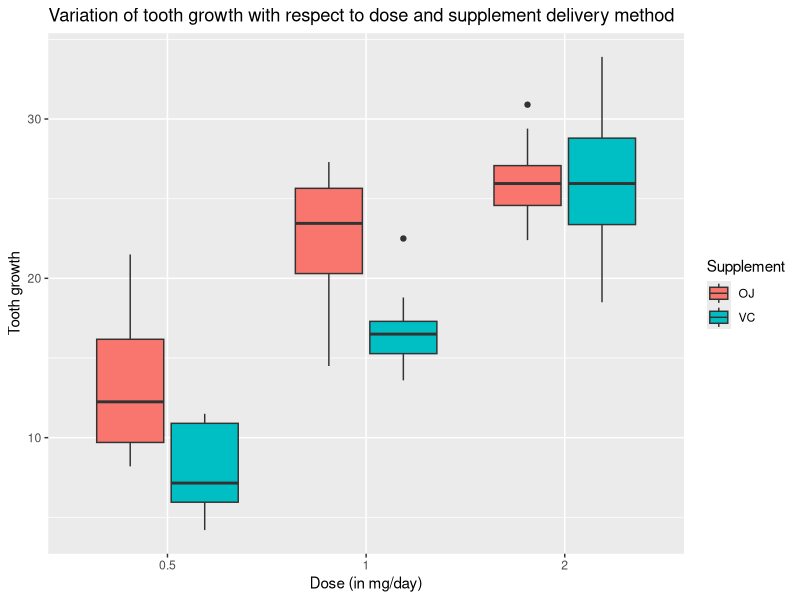

The R script that drew this image:
## ---- chunk 1
knitr::opts_chunk$set(echo = FALSE,
                      message = FALSE,
                      warning = FALSE)
## ---- chunk 2
library(ggplot2)
library(dplyr)
library(tidyr)
## ---- chunk 3
library(datasets)
data("ToothGrowth")

# Look at first few rows of data
head(ToothGrowth)
## ---- chunk 4
str(ToothGrowth)
## ---- chunk 5
ToothGrowth$dose <- as.factor(ToothGrowth$dose)
str(ToothGrowth)
## ---- chunk 6
g <- ToothGrowth %>%
      ggplot(aes(x = dose, y = len, fill = supp)) +
        geom_boxplot() +
        labs(title = "Variation of tooth growth with respect to dose and supplement delivery method",
             x = "Dose (in mg/day)",
             y = "Tooth growth",
             fill = "Supplement")

print(g)
## ---- chunk 7
Tooth <- ToothGrowth %>%
          group_by(supp, dose) %>%
          summarize(mean = mean(len)) %>%
          pivot_wider(names_from = dose, values_from = mean,
                      names_prefix = "dose ")

print(Tooth)
## ---- chunk 8
g1 <- ToothGrowth$len[ToothGrowth$dose == '0.5']
g2 <- ToothGrowth$len[ToothGrowth$dose == '2']

t1 <- t.test(g2 - g1, paired = FALSE, var.equal = FALSE, alternative = "greater")
## ---- chunk 9
print(paste("Confidence interval:",
            paste(round(t1$conf.int, 2),
                  collapse = " - ")))
## ---- chunk 10
print(paste0("p-value: ", signif(t1$p.value, 3)))
## ---- chunk 11
g3 <- ToothGrowth$len[ToothGrowth$supp == 'VC']
g4 <- ToothGrowth$len[ToothGrowth$supp == 'OJ']

t2 <- t.test(g4 - g3, paired = FALSE, var.equal = FALSE, alternative = "greater")
## ---- chunk 12
print(paste("Confidence interval:",
            paste(round(t2$conf.int, 2),
                  collapse = " - ")))
## ---- chunk 13
print(paste0("p-value: ", signif(t2$p.value, 3)))
